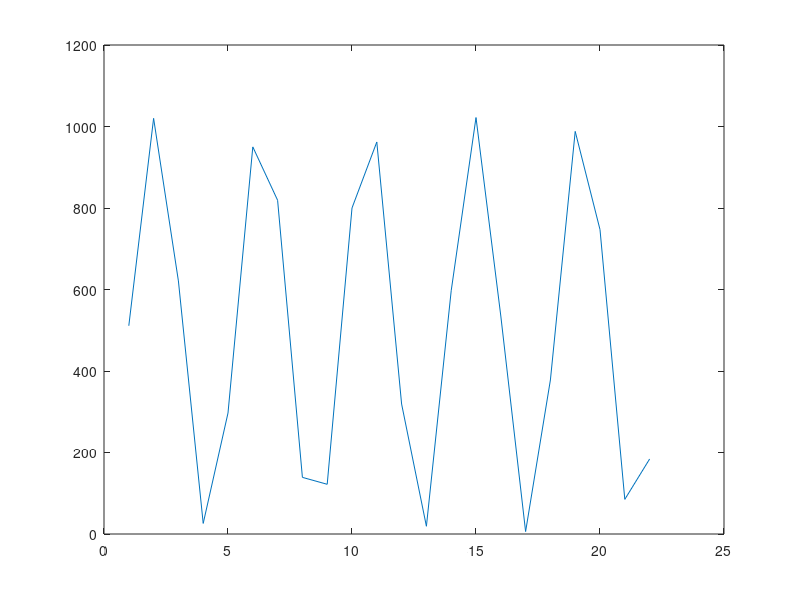

Here is the MATLAB script that generated this plot:
width = 10;
length = 2 ^ 16;

M = 2 ^ width - 1;
t = linspace(0, 2 * pi, length);
data = floor(M * 0.5 * (sin(t) + 1));

dds_length = 2 ^ 32;
period_num = 5;
phase_inc = 1000000000;
freq = dds_length / phase_inc
phase = mod(1 : phase_inc : dds_length * period_num, dds_length);
addr = bitshift(phase, -16) + 1;
wave = data(addr);
plot(wave)

